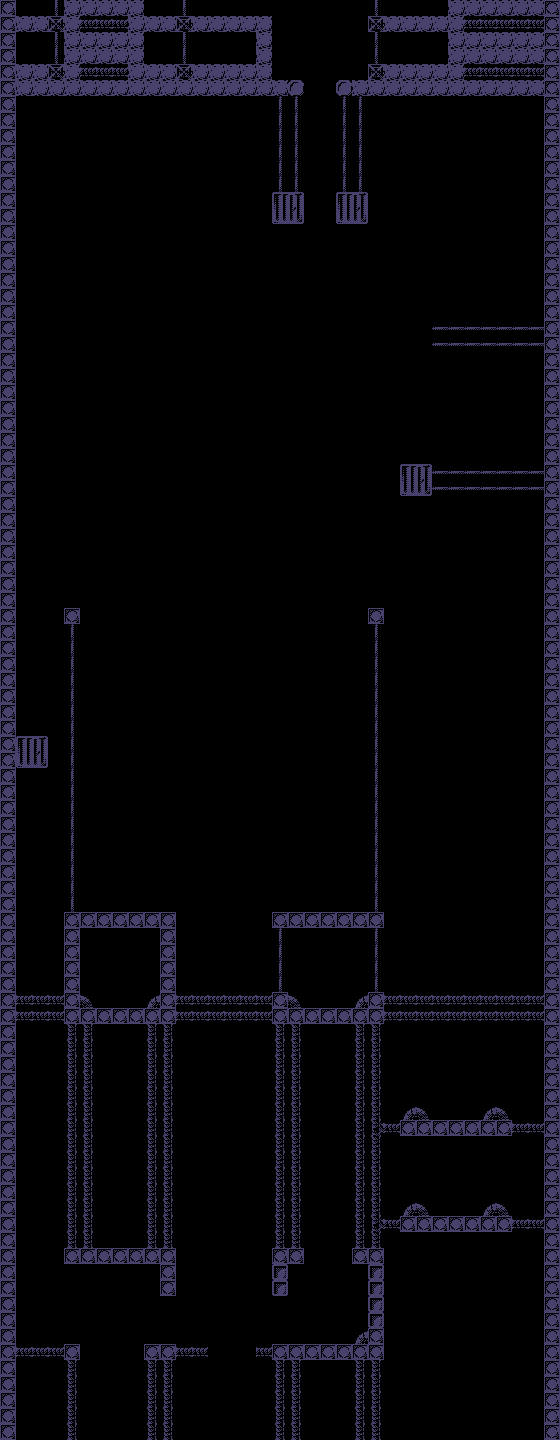

A 2D game scene composited from a Tiled map and its tileset images. What follows is a short description and the map's XML, with each tile layer's data collapsed to a summary:
An orthogonal 35x90 tile map with 16x16 px tiles, 1 tile layer (Kachelebene 1) and 42 objects (2x 14, 20, 21, 22, 17).

<map version="1.10" tiledversion="1.11.1" orientation="orthogonal" renderorder="right-down" width="35" height="90" tilewidth="16" tileheight="16" infinite="0" nextlayerid="5" nextobjectid="57">
 <tileset firstgid="1" source="Tileset.tsx" />
 <layer id="1" name="Kachelebene 1" width="35" height="90">
  <data>[3150 cells, 717 non-empty, 18 distinct tile ids]</data>
 </layer>
 <objectgroup id="2" name="Platforms">
  <object id="1" x="16" y="16" width="48" height="16" />
  <object id="2" x="64" y="0" width="80" height="16" />
  <object id="4" x="64" y="32" width="80" height="16" />
  <object id="5" x="368" y="16" width="80" height="16" />
  <object id="6" x="448" y="0" width="96" height="16" />
  <object id="7" x="448" y="32" width="96" height="16" />
  <object id="8" x="16" y="64" width="48" height="16" />
  <object id="9" x="64" y="48" width="80" height="16" />
  <object id="10" x="144" y="16.25" width="128" height="63.75" />
  <object id="11" x="16" y="80" width="287.5" height="16" />
  <object id="12" x="368" y="64" width="80" height="16" />
  <object id="13" x="448" y="48" width="96" height="16" />
  <object id="14" x="336.333" y="80" width="207.667" height="16" />
  <object id="15" x="336" y="192" width="32" height="32" />
  <object id="16" x="272" y="192" width="32" height="32" />
  <object id="18" x="400" y="464" width="32" height="32" />
  <object id="21" x="64" y="608" width="16" height="16" />
  <object id="22" x="368" y="608" width="16" height="16" />
  <object id="33" x="16" y="736" width="32" height="32" />
  <object id="38" x="64" y="912" width="112" height="112" />
  <object id="39" x="272" y="912" width="112" height="16" />
  <object id="40" x="272" y="1008" width="112" height="16" />
  <object id="41" x="272" y="992" width="16" height="16" />
  <object id="42" x="368" y="992" width="16" height="16" />
  <object id="44" x="352" y="1248" width="32" height="16" />
  <object id="45" x="368" y="1264" width="16" height="96" />
  <object id="46" x="272" y="1344" width="96" height="16" />
  <object id="47" x="272" y="1248" width="32" height="16" />
  <object id="48" x="272" y="1264" width="16" height="32" />
  <object id="49" x="400" y="1216" width="112" height="16" />
  <object id="50" x="400" y="1120" width="112" height="16" />
  <object id="53" x="64" y="1248" width="112" height="16" />
  <object id="54" x="160" y="1264" width="16" height="32" />
  <object id="55" x="144" y="1344" width="32" height="16" />
  <object id="56" x="64" y="1344" width="16" height="16" />
 </objectgroup>
 <objectgroup id="3" name="Dynamic">
  <object id="19" name="20" x="416" y="320" width="32" height="32" />
  <object id="27" name="21" x="32" y="592" width="192" height="16" />
  <object id="28" name="22" x="224" y="592" width="192" height="16" />
  <object id="34" name="14" x="34.3333" y="570.5" width="20" height="20" />
  <object id="35" name="14" x="56.0833" y="571" width="20" height="20" />
  <object id="43" name="17" x="208" y="1344" width="48" height="16" />
 </objectgroup>
 <objectgroup id="4" name="Checkpoints">
  <object id="17" x="280.667" y="160.333" width="16" height="32" />
 </objectgroup>
</map>
